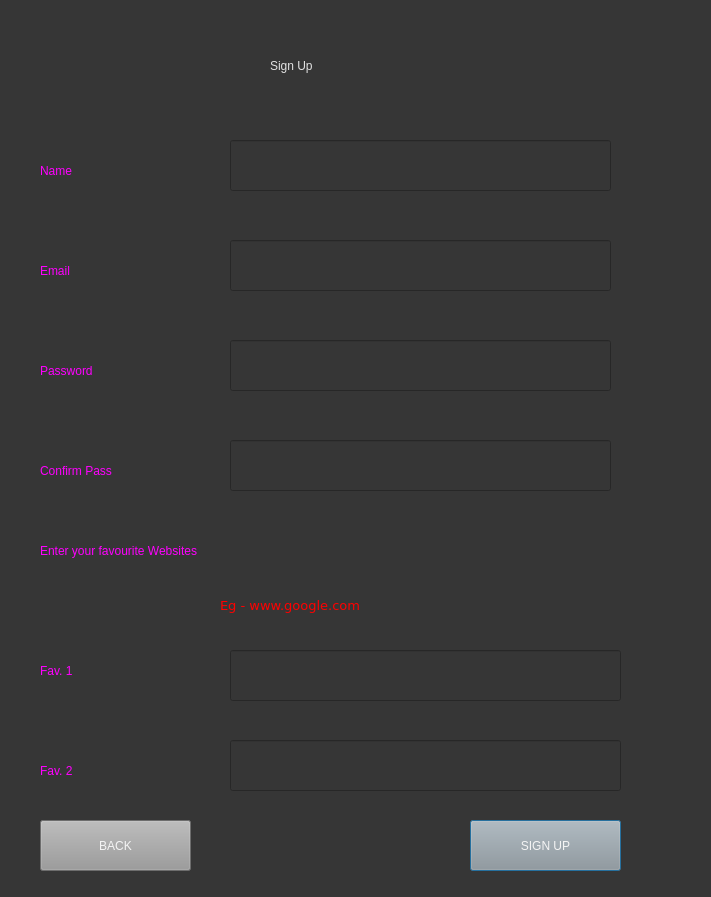
<?xml version="1.0" encoding="UTF-8"?>
<ui version="4.0">
 <class>SignupWindow</class>
 <widget class="QDialog" name="SignupWindow">
  <property name="geometry">
   <rect>
    <x>0</x>
    <y>0</y>
    <width>711</width>
    <height>897</height>
   </rect>
  </property>
  <property name="windowTitle">
   <string>Dialog</string>
  </property>
  <property name="styleSheet">
   <string notr="true">background-color: rgb(54, 54, 54);</string>
  </property>
  <widget class="QLabel" name="Login">
   <property name="geometry">
    <rect>
     <x>270</x>
     <y>30</y>
     <width>201</width>
     <height>71</height>
    </rect>
   </property>
   <property name="styleSheet">
    <string notr="true">color: rgb(225, 225, 225);
font: 28pt &quot;Helvetica&quot;;</string>
   </property>
   <property name="text">
    <string>Sign Up</string>
   </property>
  </widget>
  <widget class="QLabel" name="email">
   <property name="geometry">
    <rect>
     <x>40</x>
     <y>250</y>
     <width>71</width>
     <height>41</height>
    </rect>
   </property>
   <property name="styleSheet">
    <string notr="true">font: 15pt &quot;Verdana&quot;;
color: rgb(255, 0, 255);</string>
   </property>
   <property name="text">
    <string>Email</string>
   </property>
  </widget>
  <widget class="QLineEdit" name="email_2">
   <property name="geometry">
    <rect>
     <x>230</x>
     <y>240</y>
     <width>381</width>
     <height>51</height>
    </rect>
   </property>
   <property name="styleSheet">
    <string notr="true">font: 12pt &quot;Verdana&quot;;
color: rgb(240, 240, 240);</string>
   </property>
   <property name="text">
    <string/>
   </property>
  </widget>
  <widget class="QLabel" name="password">
   <property name="geometry">
    <rect>
     <x>40</x>
     <y>340</y>
     <width>121</width>
     <height>61</height>
    </rect>
   </property>
   <property name="styleSheet">
    <string notr="true">font: 15pt &quot;Verdana&quot;;
color: rgb(255, 0, 255);</string>
   </property>
   <property name="text">
    <string>Password</string>
   </property>
  </widget>
  <widget class="QLineEdit" name="password_2">
   <property name="geometry">
    <rect>
     <x>230</x>
     <y>340</y>
     <width>381</width>
     <height>51</height>
    </rect>
   </property>
   <property name="styleSheet">
    <string notr="true">font: 12pt &quot;Verdana&quot;;
color: rgb(240, 240, 240);</string>
   </property>
   <property name="text">
    <string/>
   </property>
  </widget>
  <widget class="QPushButton" name="signupbutton">
   <property name="geometry">
    <rect>
     <x>470</x>
     <y>820</y>
     <width>151</width>
     <height>51</height>
    </rect>
   </property>
   <property name="styleSheet">
    <string notr="true">color: rgb(244, 244, 244);
background-color: rgb(153, 153, 153);
font: 14pt &quot;Verdana&quot;;</string>
   </property>
   <property name="text">
    <string>SIGN UP</string>
   </property>
  </widget>
  <widget class="QLineEdit" name="confirmpass">
   <property name="geometry">
    <rect>
     <x>230</x>
     <y>440</y>
     <width>381</width>
     <height>51</height>
    </rect>
   </property>
   <property name="styleSheet">
    <string notr="true">font: 12pt &quot;Verdana&quot;;
color: rgb(240, 240, 240);</string>
   </property>
   <property name="text">
    <string/>
   </property>
  </widget>
  <widget class="QLabel" name="password_4">
   <property name="geometry">
    <rect>
     <x>40</x>
     <y>440</y>
     <width>161</width>
     <height>61</height>
    </rect>
   </property>
   <property name="styleSheet">
    <string notr="true">font: 15pt &quot;Verdana&quot;;
color: rgb(255, 0, 255);</string>
   </property>
   <property name="text">
    <string>Confirm Pass</string>
   </property>
  </widget>
  <widget class="QLineEdit" name="name">
   <property name="geometry">
    <rect>
     <x>230</x>
     <y>140</y>
     <width>381</width>
     <height>51</height>
    </rect>
   </property>
   <property name="styleSheet">
    <string notr="true">font: 12pt &quot;Verdana&quot;;
color: rgb(240, 240, 240);</string>
   </property>
   <property name="text">
    <string/>
   </property>
  </widget>
  <widget class="QLabel" name="email_4">
   <property name="geometry">
    <rect>
     <x>40</x>
     <y>150</y>
     <width>81</width>
     <height>41</height>
    </rect>
   </property>
   <property name="styleSheet">
    <string notr="true">font: 15pt &quot;Verdana&quot;;
color: rgb(255, 0, 255);</string>
   </property>
   <property name="text">
    <string>Name</string>
   </property>
  </widget>
  <widget class="QPushButton" name="signupback">
   <property name="geometry">
    <rect>
     <x>40</x>
     <y>820</y>
     <width>151</width>
     <height>51</height>
    </rect>
   </property>
   <property name="styleSheet">
    <string notr="true">color: rgb(244, 244, 244);
background-color: rgb(153, 153, 153);
font: 14pt &quot;Verdana&quot;;</string>
   </property>
   <property name="text">
    <string>BACK</string>
   </property>
  </widget>
  <widget class="QLabel" name="email_5">
   <property name="geometry">
    <rect>
     <x>40</x>
     <y>650</y>
     <width>81</width>
     <height>41</height>
    </rect>
   </property>
   <property name="styleSheet">
    <string notr="true">font: 15pt &quot;Verdana&quot;;
color: rgb(255, 0, 255);</string>
   </property>
   <property name="text">
    <string>Fav. 1</string>
   </property>
  </widget>
  <widget class="QLineEdit" name="email_3">
   <property name="geometry">
    <rect>
     <x>230</x>
     <y>650</y>
     <width>391</width>
     <height>51</height>
    </rect>
   </property>
   <property name="styleSheet">
    <string notr="true">font: 12pt &quot;Verdana&quot;;
color: rgb(240, 240, 240);</string>
   </property>
   <property name="text">
    <string/>
   </property>
  </widget>
  <widget class="QLineEdit" name="email_6">
   <property name="geometry">
    <rect>
     <x>230</x>
     <y>740</y>
     <width>391</width>
     <height>51</height>
    </rect>
   </property>
   <property name="styleSheet">
    <string notr="true">font: 12pt &quot;Verdana&quot;;
color: rgb(240, 240, 240);</string>
   </property>
   <property name="text">
    <string/>
   </property>
  </widget>
  <widget class="QLabel" name="email_7">
   <property name="geometry">
    <rect>
     <x>40</x>
     <y>750</y>
     <width>81</width>
     <height>41</height>
    </rect>
   </property>
   <property name="styleSheet">
    <string notr="true">font: 15pt &quot;Verdana&quot;;
color: rgb(255, 0, 255);</string>
   </property>
   <property name="text">
    <string>Fav. 2</string>
   </property>
  </widget>
  <widget class="QLabel" name="email_8">
   <property name="geometry">
    <rect>
     <x>220</x>
     <y>590</y>
     <width>201</width>
     <height>31</height>
    </rect>
   </property>
   <property name="font">
    <font>
     <family>Verdana</family>
     <pointsize>10</pointsize>
     <weight>50</weight>
     <italic>false</italic>
     <bold>false</bold>
    </font>
   </property>
   <property name="styleSheet">
    <string notr="true">font: 10pt &quot;Verdana&quot;;
color: rgb(255, 0, 0);
</string>
   </property>
   <property name="text">
    <string>Eg - www.google.com</string>
   </property>
  </widget>
  <widget class="QLabel" name="email_9">
   <property name="geometry">
    <rect>
     <x>40</x>
     <y>530</y>
     <width>381</width>
     <height>41</height>
    </rect>
   </property>
   <property name="styleSheet">
    <string notr="true">font: 15pt &quot;Verdana&quot;;
color: rgb(255, 0, 255);</string>
   </property>
   <property name="text">
    <string>Enter your favourite Websites</string>
   </property>
  </widget>
 </widget>
 <resources/>
 <connections/>
</ui>
